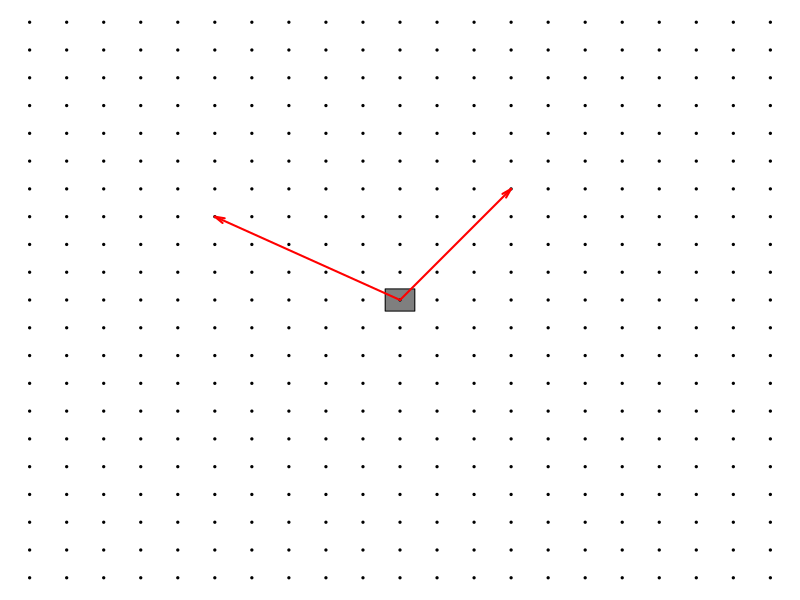
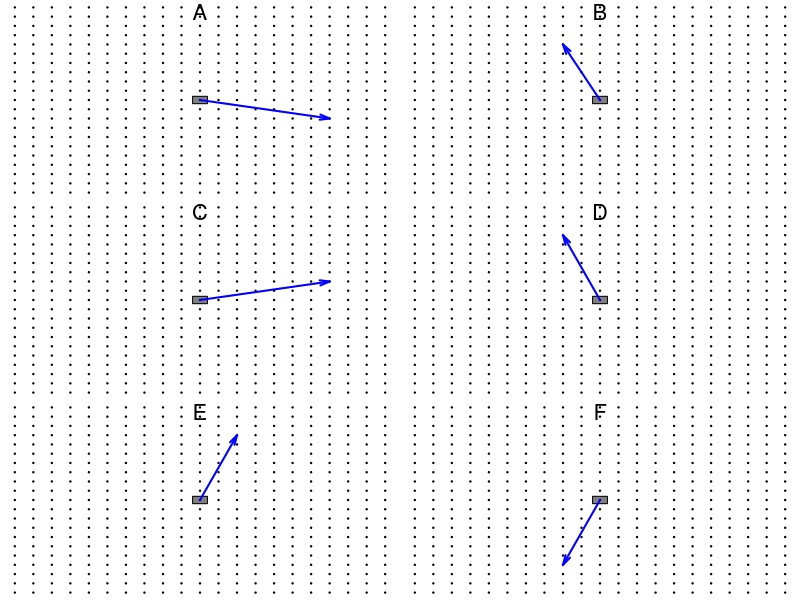
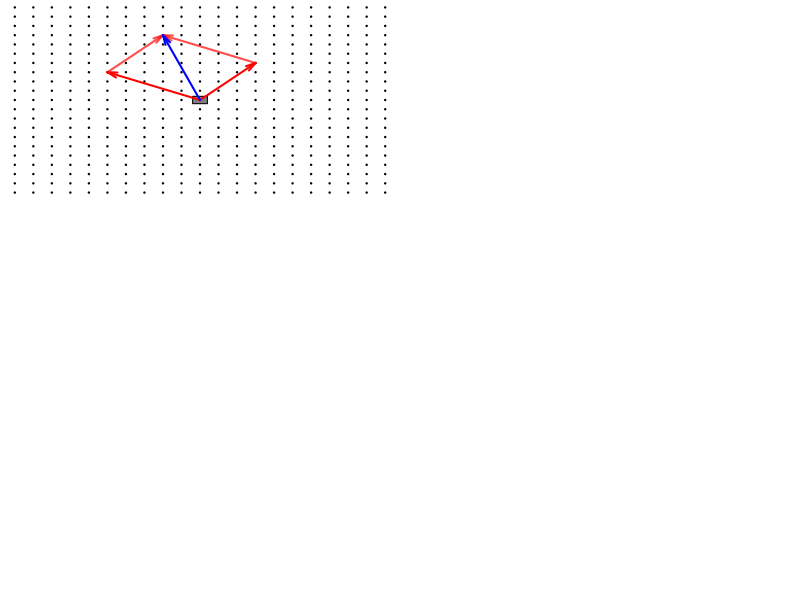

Write R code to recreate these figures, in order.
## ---- chunk 1
angle_diff <- function(a, b) {
  abs(((a - b + pi) %% (2*pi)) - pi)
}
while(T){
  u = sample(2:5,2)*sample(c(-1,1),2,T)
  v = sample(2:5,2)*sample(c(-1,1),2,T)
  th1 = atan2(v[1],u[1])
  th2 = atan2(v[2],u[2])
  u1 = u[1]
  v1 = v[1]
  u2 = u[2]
  v2 = v[2]
  u3 = sum(u)
  v3 = sum(v)
  if(angle_diff(th1,th2)>pi/6 && abs(angle_diff(th1,th2)-pi) > pi/6 && min(abs(c(u3,v3)))>0){
    break
  }
}

wu = list()
wu[[1]] = c(-u3,v3)
wu[[2]] = c(u3,-v3)
wu[[3]] = c(-u3,-v3)
wu[[4]] = c(v3,u3)
wu[[5]] = c(-v3,u3)
wu[[6]] = c(v3,-u3)
wu[[7]] = c(-v3,-u3)
wu[[8]] = c(u3+1,v3)
wu[[9]] = c(u3-1,v3)
wu[[10]] = c(u3,v3+1)
wu[[11]] = c(u3,v3-1)

shortc = paste0(u3,"_",v3)
shorts = paste0(u3,"_",v3)
choices = list(c(u3,v3))

while(length(choices)<6){
  i = sample(1:11,1)
  cho = wu[[i]]
  short = paste0(cho[1],"_",cho[2])
  if(!(short %in% shorts)){
    choices[[length(choices)+1]] = cho
    shorts = c(shorts,short)
  }
}

ord = sample(1:6)

choices = choices[ord]
shorts = shorts[ord]

sol = paste0(1*(shorts==shortc),collapse="")
  
## ---- chunk 2
par(mar=c(0,0,0,0))
plot(0,0,"n",xlim=c(-10,10),ylim=c(-10,10),axes=F,ann=F)
for(i in -10:10){
  for(j in -10:10){
    points(i,j,pch=19,cex=0.3)
  }
}
polygon(c(-0.4,-0.4,0.4,0.4),c(0.4,-0.4,-0.4,0.4),col=rgb(0,0,0,0.5))
arrows(0,0,u1,v1,length=0.1,angle=15,2,col="red",lwd=2)
arrows(0,0,u2,v2,length=0.1,angle=15,2,col="red",lwd=2)

## ---- chunk 3
par(mar=c(0,0,0,0),mfrow=c(3,2))
for(i in 1:6){
  plot(0,0,"n",xlim=c(-10,10),ylim=c(-10,10),axes=F,ann=F)
  for(ii in -10:10){
    for(jj in -10:10){
      points(ii,jj,pch=19,cex=0.3)
    }
  }
  polygon(c(-0.4,-0.4,0.4,0.4),c(0.4,-0.4,-0.4,0.4),col=rgb(0,0,0,0.5))
  arrows(0,0,choices[[i]][1],choices[[i]][2],length=0.1,angle=15,2,col="blue",lwd=2)
  text(0,9.5,LETTERS[i],cex=2)
}

## ---- chunk 4
par(mar=c(0,0,0,0))
plot(0,0,"n",xlim=c(-10,10),ylim=c(-10,10),axes=F,ann=F)
for(i in -10:10){
  for(j in -10:10){
    points(i,j,pch=19,cex=0.3)
  }
}
polygon(c(-0.4,-0.4,0.4,0.4),c(0.4,-0.4,-0.4,0.4),col=rgb(0,0,0,0.5))
arrows(0,0,u1,v1,length=0.1,angle=15,2,col="red",lwd=2)
arrows(0,0,u2,v2,length=0.1,angle=15,2,col="red",lwd=2)
arrows(u1,v1,u3,v3,length=0.1,angle=15,2,col=rgb(1,0,0,0.7),lwd=2)
arrows(u2,v2,u3,v3,length=0.1,angle=15,2,col=rgb(1,0,0,0.7),lwd=2)
arrows(0,0,u3,v3,length=0.1,angle=15,2,col="blue",lwd=2)
